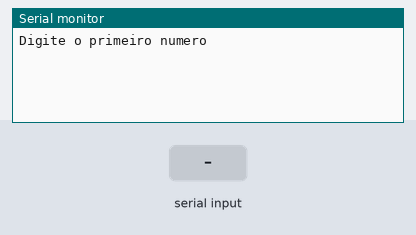
A sketch run on a simulated Arduino Uno, built with avr-gcc and run on an emulated ATmega328P. Parts: the last lines printed to the serial monitor. Inputs (shaded band) come from the test bench.

Above: at 1.2 s.
1.3 s: "90,45\n" received over Serial
At 2.5 s:
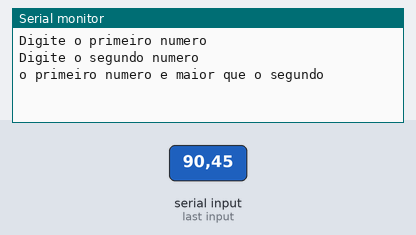
2.8 s: "30,150\n" received over Serial
At 4.9 s:
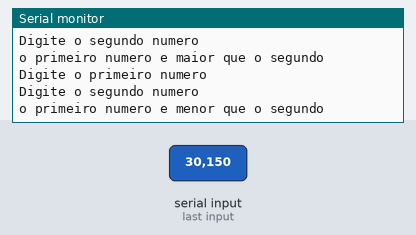

The sketch:

condicionais_ex141.ino
```cpp
/*Faça um programa receba dois valores e imprima qual é o maior número
digitado.*/

// C++ code
//Variaveis
int numero1 = 0;
int numero2 = 0;

void setup()
{
 Serial.begin(9600);
}

void loop()
{
  Serial.println("Digite o primeiro numero");
  while(! Serial.available());
  numero1 = Serial.parseInt();

  Serial.println("Digite o segundo numero");
  while(! Serial.available());
  numero2 = Serial.parseInt();

  if(numero1 > numero2){
  Serial.println("o primeiro numero e maior que o segundo");

  }else{
    Serial.println("o primeiro numero e menor que o segundo");
  }

  delay(3000);
}
```

Measured:
- after the input at 1.3 s, the serial monitor: prints a new line at once (image 1)
- after the input at 2.8 s, the serial monitor: prints a new line after 1.6 s (image 2)
